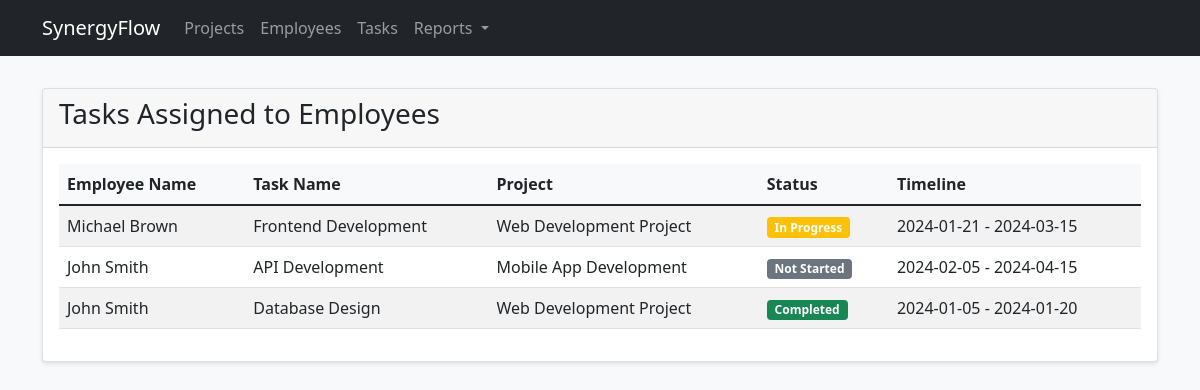
The app's page /employee-tasks with its own data.
### tables this page shows
CREATE TABLE Tasks (
    TaskID INTEGER PRIMARY KEY AUTOINCREMENT,
    ProjectID INTEGER,
    TaskName TEXT NOT NULL,
    StartDate DATE,
    EndDate DATE,
    Status TEXT,
    AssignedEmployeeID INTEGER,
    Description TEXT,
    FOREIGN KEY (ProjectID) REFERENCES Projects(ProjectID),
    FOREIGN KEY (AssignedEmployeeID) REFERENCES Employees(EmployeeID)
);

CREATE TABLE Employees (
    EmployeeID INTEGER PRIMARY KEY AUTOINCREMENT,
    FirstName TEXT NOT NULL,
    LastName TEXT NOT NULL,
    Email TEXT UNIQUE,
    Phone TEXT,
    HireDate DATE,
    DepartmentID INTEGER,
    FOREIGN KEY (DepartmentID) REFERENCES Departments(DepartmentID)
);

CREATE TABLE Projects (
    ProjectID INTEGER PRIMARY KEY AUTOINCREMENT,
    ProjectName TEXT NOT NULL,
    StartDate DATE,
    EndDate DATE,
    Description TEXT,
    Status TEXT
);

### app.py (the view)
@app.route('/employee-tasks')
def employee_tasks():
    db = get_db()
    assignments = db.execute('''
        SELECT
            e.FirstName,
            e.LastName,
            t.TaskName,
            p.ProjectName,
            t.Status as TaskStatus,
            t.StartDate,
            t.EndDate
        FROM Employees e
        LEFT JOIN Tasks t ON e.EmployeeID = t.AssignedEmployeeID
        LEFT JOIN Projects p ON t.ProjectID = p.ProjectID
        WHERE t.TaskID IS NOT NULL
        ORDER BY e.LastName, e.FirstName, p.ProjectName
    ''').fetchall()
    return render_template('reports/employee_tasks.html', assignments=assignments)

### app.py (called while the page is built)
def get_db():
    db = sqlite3.connect(DATABASE)
    db.row_factory = sqlite3.Row
    return db

### templates/reports/employee_tasks.html (shortened to what this page needs)
{% extends "layout.html" %}
{% block content %}
<div class="card">
    <div class="card-header">
        <h3>Tasks Assigned to Employees</h3>
    </div>
    <div class="card-body">
        <div class="table-responsive">
            <table class="table table-striped">
                <thead>
                    <tr>
                        <th>Employee Name</th>
                        <th>Task Name</th>
                        <th>Project</th>
                        <th>Status</th>
                        <th>Timeline</th>
                    </tr>
                </thead>
                <tbody>
                    {% for assignment in assignments %}
                    <tr>
                        <td>{{ assignment.FirstName }} {{ assignment.LastName }}</td>
                        <td>{{ assignment.TaskName }}</td>
                        <td>{{ assignment.ProjectName }}</td>
                        <td>
                            <span class="badge bg-{{ 'success' if assignment.TaskStatus == 'Completed'
                                                else 'warning' if assignment.TaskStatus == 'In Progress'
                                                else 'secondary' }}">
                                {{ assignment.TaskStatus }}
                            </span>
                        </td>
                        <td>{{ assignment.StartDate }} - {{ assignment.EndDate }}</td>
                    </tr>
                    {% endfor %}
                </tbody>
            </table>
        </div>
    </div>
</div>
{% endblock %}

### static/css/style.css (style rules this page uses)
body { background-color: #f8f9fa; }
.card { margin-bottom: 1.5rem; box-shadow: 0 2px 4px rgba(0,0,0,0.1); }
.table th { background-color: #f8f9fa; }

### records on screen
Tasks: FirstName "Michael", LastName "Brown", TaskName "Frontend Development", ProjectName "Web Development Project", TaskStatus "In Progress", StartDate "2024-01-21", EndDate "2024-03-15"
Tasks: FirstName "John", LastName "Smith", TaskName "API Development", ProjectName "Mobile App Development", TaskStatus "Not Started", StartDate "2024-02-05", EndDate "2024-04-15"
Tasks: FirstName "John", LastName "Smith", TaskName "Database Design", ProjectName "Web Development Project", TaskStatus "Completed", StartDate "2024-01-05", EndDate "2024-01-20"
